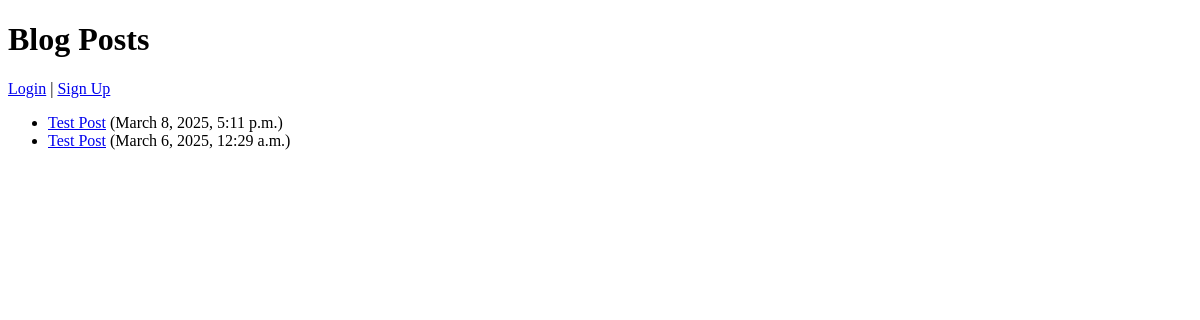
Before: / with the older database file.
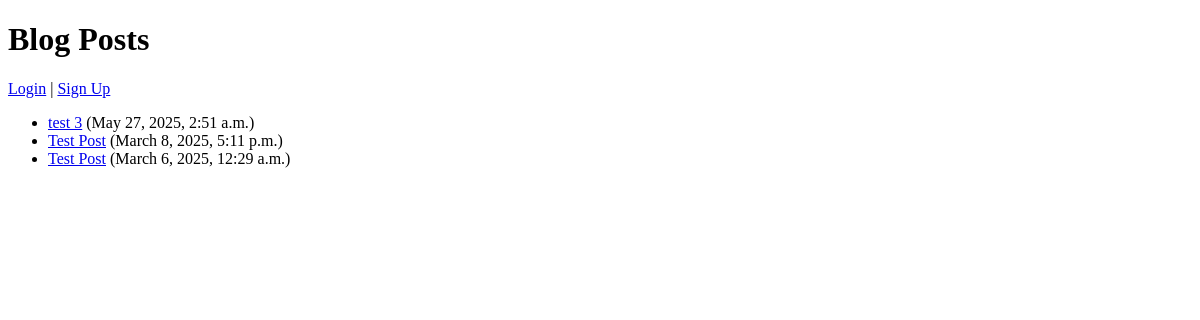
After: the same page with the newer database file.
### blog/models.py (models this page shows, shortened)
class Post(models.Model):
    title = models.CharField(max_length=200)
    content = models.TextField()
    published_date = models.DateTimeField(auto_now_add=True)

### blog/views.py (the view)
# urls.py: path('', views.post_list, name='post_list'),
def post_list(request):
    posts = Post.objects.all().order_by('-published_date')
    return render(request, 'blog/post_list.html', {'posts': posts})

### blog/templates/blog/post_list.html (shortened to what this page needs)
<!DOCTYPE html>
<html>
<head>
</head>
<body>
    <h1>Blog Posts</h1>
    {% if user.is_authenticated %}
            <p>Welcome, {{ user.username }}!
              <a href="{% url 'logout' %}">Logout</a> |
              <a href="{% url 'post_create' %}">Add Post</a>
            </p>
        {% else %}
            <a href="{% url 'login' %}">Login</a> |
            <a href="{% url 'signup' %}">Sign Up</a>
        {% endif %}
    <ul>
        {% for post in posts %}
            <li>
                <a href="{% url 'post_detail' post.pk %}">{{ post.title }}</a>
                ({{ post.published_date }})
            </li>
        {% endfor %}
    </ul>
</body>
</html>

Changed rows visible on the page:
added Post: title "test 3", published_date "May 27, 2025, 2:51 a.m."
